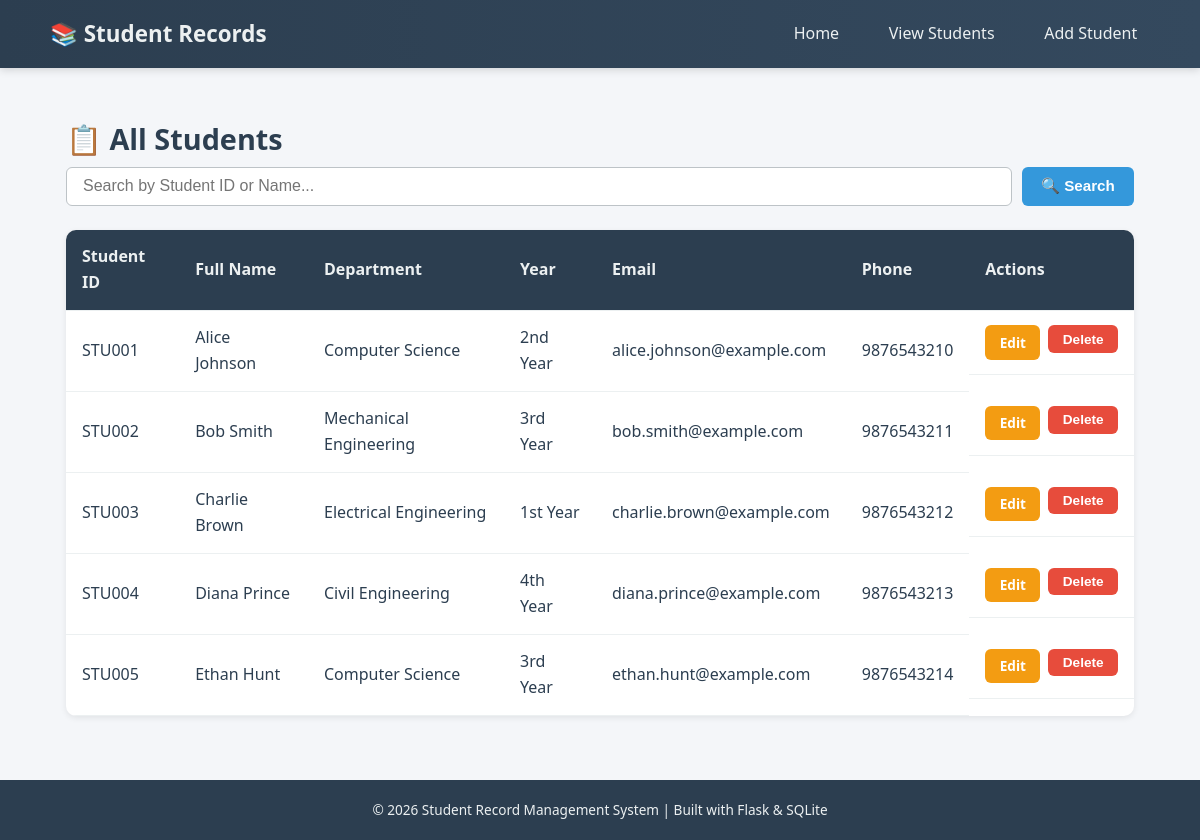
/students, run on the app's committed database.
### tables this page shows
CREATE TABLE students (
            id INTEGER PRIMARY KEY AUTOINCREMENT,
            student_id TEXT NOT NULL UNIQUE,
            full_name TEXT NOT NULL,
            department TEXT NOT NULL,
            year TEXT NOT NULL,
            email TEXT NOT NULL,
            phone TEXT NOT NULL
        );

### app.py (the view)
@app.route("/students")
def students():
    db = get_db()
    query = request.args.get("query", "").strip()
    if query:
        search_term = f"%{query}%"
        all_students = db.execute(
            """
            SELECT * FROM students
            WHERE student_id LIKE ? OR full_name LIKE ?
            ORDER BY id ASC
            """,
            (search_term, search_term),
        ).fetchall()
        if not all_students:
            flash(f"No students found matching '{query}'.", "error")
    else:
        all_students = db.execute("SELECT * FROM students ORDER BY id ASC").fetchall()
    return render_template("students.html", students=all_students, query=query)

### app.py (called while the page is built)
def get_db():
    if "db" not in g:
        g.db = sqlite3.connect(DATABASE)
        g.db.row_factory = sqlite3.Row  # allows accessing columns by name
    return g.db

### templates/students.html (shortened to what this page needs)
{% extends "base.html" %}
{% block content %}
<div class="students-page">
    <h1 class="page-title">📋 All Students</h1>
    <div class="search-bar">
        <form action="{{ url_for('students') }}" method="GET" class="search-form">
            <input
                type="text"
                name="query"
                placeholder="Search by Student ID or Name..."
                value="{{ query }}"
                class="search-input"
            >
            <button type="submit" class="btn btn-primary">🔍 Search</button>
        </form>
    </div>
    {% if students %}
    <div class="table-wrapper">
        <table class="student-table">
            <thead>
                <tr>
                    <th>Student ID</th>
                    <th>Full Name</th>
                    <th>Department</th>
                    <th>Year</th>
                    <th>Email</th>
                    <th>Phone</th>
                    <th>Actions</th>
                </tr>
            </thead>
            <tbody>
                {% for student in students %}
                <tr>
                    <td>{{ student['student_id'] }}</td>
                    <td>{{ student['full_name'] }}</td>
                    <td>{{ student['department'] }}</td>
                    <td>{{ student['year'] }}</td>
                    <td>{{ student['email'] }}</td>
                    <td>{{ student['phone'] }}</td>
                    <td class="actions-cell">
                        <a href="{{ url_for('edit_student', id=student['id']) }}" class="btn btn-edit">Edit</a>
                        <form action="{{ url_for('delete_student', id=student['id']) }}" method="POST" class="inline-form" onsubmit="return confirmDelete('{{ student['full_name'] }}');">
                            <button type="submit" class="btn btn-delete">Delete</button>
                        </form>
                    </td>
                </tr>
                {% endfor %}
            </tbody>
        </table>
    </div>
    {% else %}
    <p class="empty-message">No student records found.</p>
    {% endif %}
</div>
{% endblock %}

### static/css/style.css (style rules this page uses)
* { margin: 0; padding: 0; box-sizing: border-box; }
body { font-family: 'Segoe UI', Tahoma, Geneva, Verdana, sans-serif; background-color: #f4f6f9; color: #2c3e50; line-height: 1.6; min-height: 100vh; display: flex; flex-direction: column; }
.page-title { font-size: 1.8rem; margin-bottom: 0.3rem; color: #2c3e50; }
.btn { display: inline-block; padding: 0.6rem 1.2rem; border-radius: 6px; text-decoration: none; font-weight: 600; font-size: 0.95rem; border: none; cursor: pointer; transition: background 0.2s ease, transform 0.1s ease; }
.btn-primary { background-color: #3498db; color: #ffffff; }
.btn-edit { background-color: #f39c12; color: #ffffff; padding: 0.4rem 0.9rem; font-size: 0.85rem; }
.btn-delete { background-color: #e74c3c; color: #ffffff; padding: 0.4rem 0.9rem; font-size: 0.85rem; }
.table-wrapper { overflow-x: auto; background: #ffffff; border-radius: 10px; box-shadow: 0 2px 6px rgba(0, 0, 0, 0.08); }
.student-table { width: 100%; border-collapse: collapse; min-width: 600px; }
.student-table th, .student-table td { padding: 0.9rem 1rem; text-align: left; border-bottom: 1px solid #ecf0f1; }
.student-table th { background-color: #2c3e50; color: #ecf0f1; font-weight: 600; }
.actions-cell { display: flex; gap: 0.5rem; }
.inline-form { display: inline; }
.search-bar { margin-bottom: 1.5rem; }
.search-form { display: flex; gap: 0.6rem; flex-wrap: wrap; }
.search-input { flex: 1; min-width: 220px; padding: 0.6rem 1rem; border: 1px solid #bdc3c7; border-radius: 6px; font-size: 1rem; }

### data on the page
students: student_id "STU001", full_name "Alice Johnson", department "Computer Science", year "2nd Year", email "alice.johnson@example.com", phone "9876543210"
students: student_id "STU002", full_name "Bob Smith", department "Mechanical Engineering", year "3rd Year", email "bob.smith@example.com", phone "9876543211"
students: student_id "STU003", full_name "Charlie Brown", department "Electrical Engineering", year "1st Year", email "charlie.brown@example.com", phone "9876543212"
students: student_id "STU004", full_name "Diana Prince", department "Civil Engineering", year "4th Year", email "diana.prince@example.com", phone "9876543213"
students: student_id "STU005", full_name "Ethan Hunt", department "Computer Science", year "3rd Year", email "ethan.hunt@example.com", phone "9876543214"
